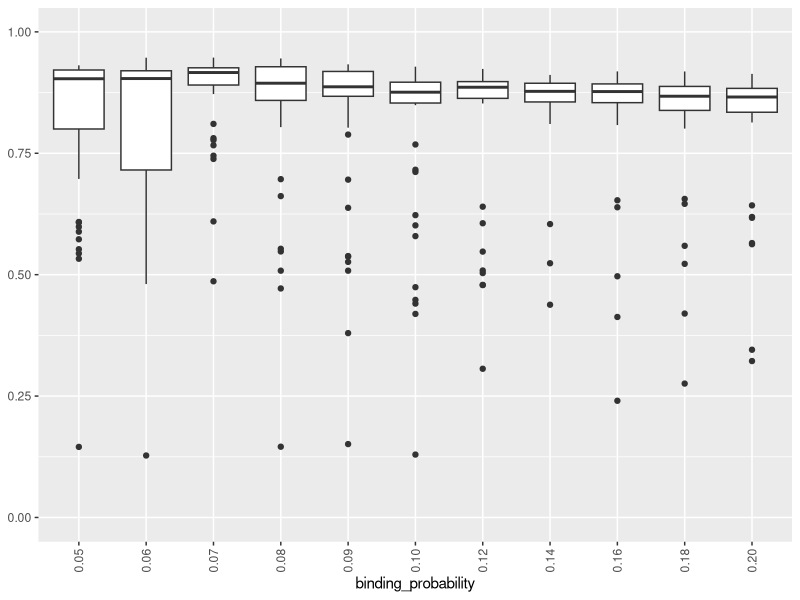
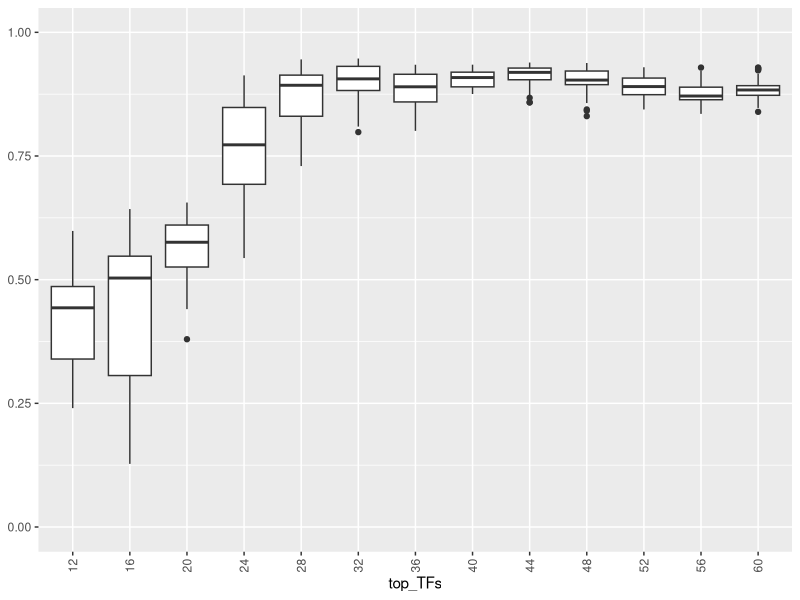
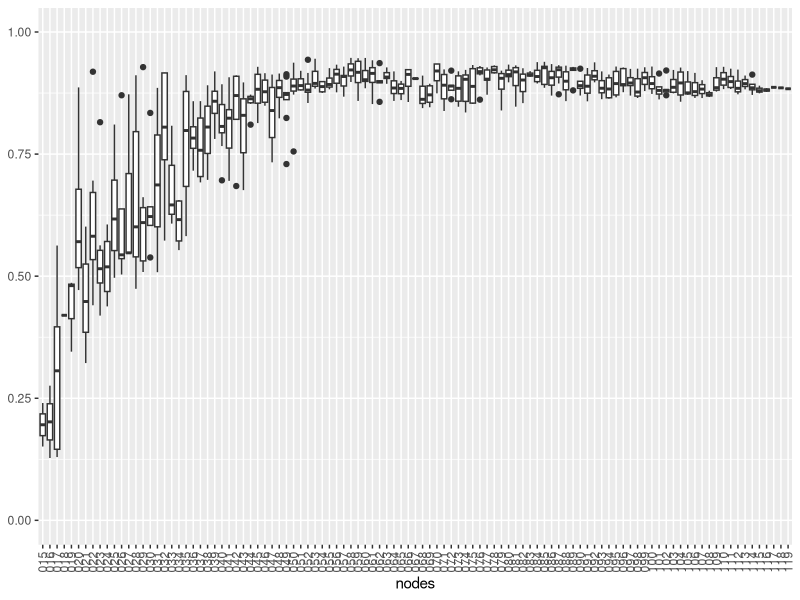
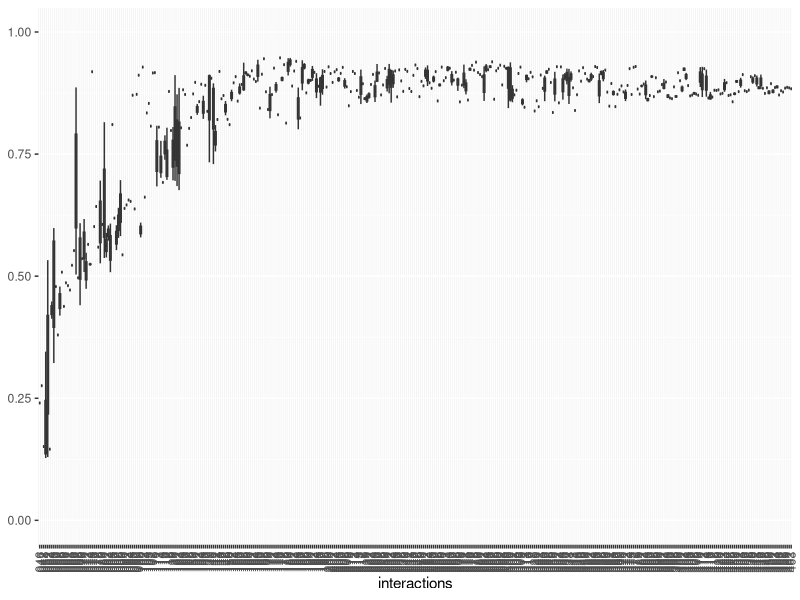
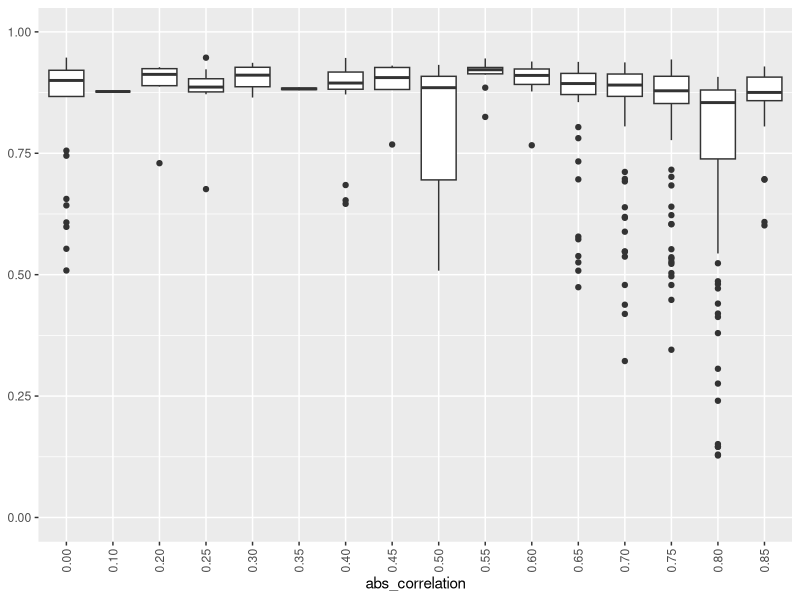
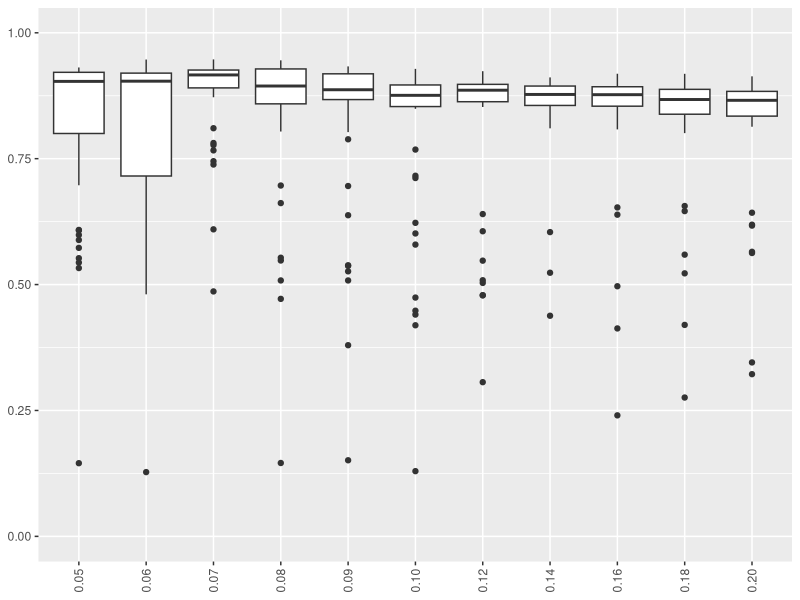
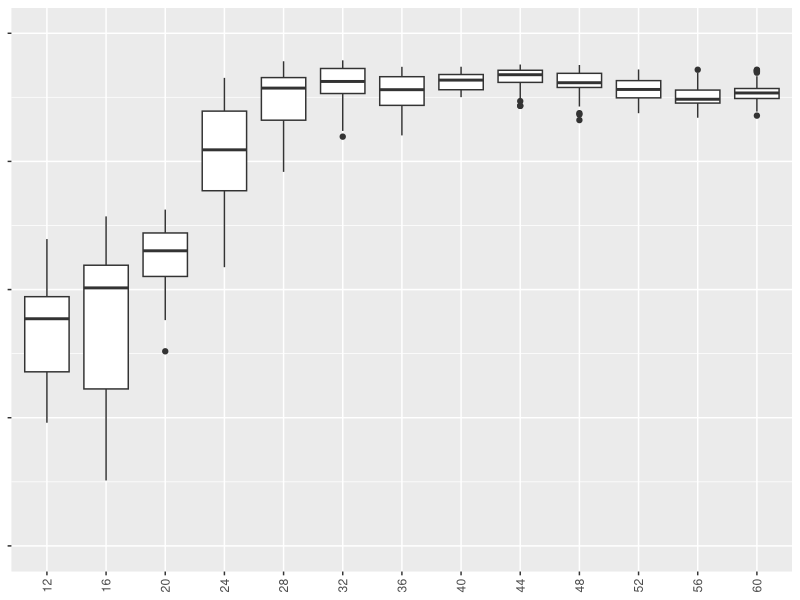
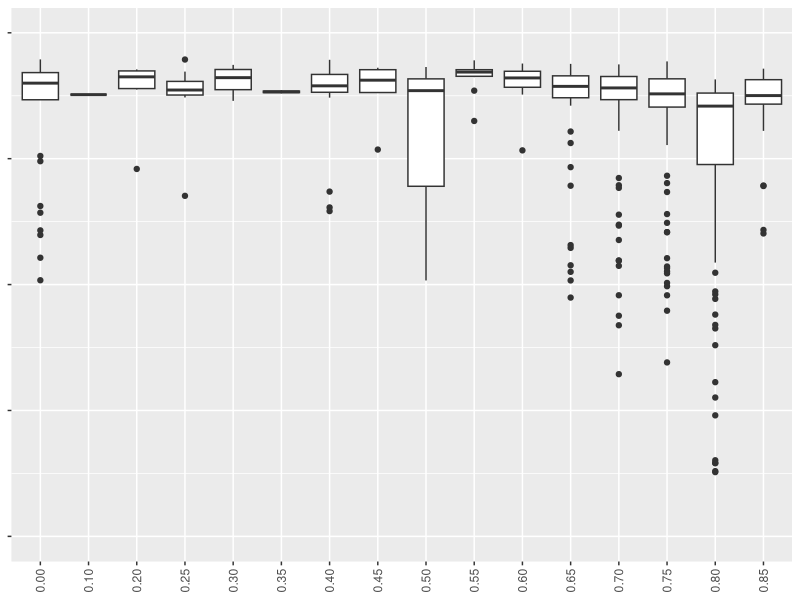

These figures' R source, in order:
#!/usr/bin/env Rscript
remove(list = ls()) 

MINIMUM.CIRCUIT.SIZE <- 15

# Resources: 
# 1. http://r-statistics.co/Linear-Regression.html 

circuit_metrics.sim <- read.csv(file = '../results/summary.circuits.sim.sortedByAcc_flex.csv', row.names = 1)
circuit_metrics.sim <- circuit_metrics.sim[circuit_metrics.sim$Nodes>=MINIMUM.CIRCUIT.SIZE, ]

figdir <- './figs.accuracy/'
dir.create(figdir)
fname_fig <- paste0(figdir, 'networksize-vs-accuracy.pdf')
pdf(file=fname_fig, width=6, height=8, paper = "special", onefile = TRUE) 
par(mfrow=c(3,1))
par(mar=c(5.0, 5.5, 1.5, 2)) # bottom, left, top, right
plot(circuit_metrics.sim$Nodes, circuit_metrics.sim$Accuracy, 
     xlab='Nodes', ylab='')

plot(circuit_metrics.sim$Interactions, circuit_metrics.sim$Accuracy, 
     xlab='Interactions', ylab='')

plot(circuit_metrics.sim$PosInt, circuit_metrics.sim$Accuracy, 
     xlab='Positive Interactions', ylab='')
dev.off()


class(circuit_metrics.sim$TopTFs)

# Bar plot
#---------
data.bp <- cbind(rownames(circuit_metrics.sim),
                 circuit_metrics.sim$FeatureRatio,  
                 circuit_metrics.sim$TopTFs, 
                 circuit_metrics.sim$AbsCor, 
                 circuit_metrics.sim$Nodes,
                 circuit_metrics.sim$Interactions,
                 circuit_metrics.sim$Accuracy) 

colnames(data.bp) <- c('circuit_idx', 'binding_probability', 'top_TFs', 'abs_correlation',
                        'nodes', 'interactions' ,'accuracy') 
data.bp <- as.data.frame(data.bp)
data.bp$binding_probability <- sprintf("%03.2f",as.numeric(data.bp$binding_probability)) 
data.bp$binding_probability <- as.factor(data.bp$binding_probability) 

data.bp$top_TFs <- sprintf("%02d", as.integer(data.bp$top_TFs)) # padd a zero for 4 and 8
data.bp$top_TFs <- as.factor(data.bp$top_TFs)

data.bp$abs_correlation <- sprintf("%03.2f",as.numeric(data.bp$abs_correlation)) 
data.bp$abs_correlation <- as.factor(data.bp$abs_correlation) 

data.bp$nodes <- sprintf("%03d", as.integer(data.bp$nodes))
data.bp$nodes <- as.factor(data.bp$nodes)

data.bp$interactions <- sprintf("%03d", as.integer(data.bp$interactions))
data.bp$interactions <- as.factor(data.bp$interactions)

data.bp$accuracy <- as.numeric(data.bp$accuracy)


library(reshape2)
data_long <- melt(data.bp, id.vars = c('circuit_idx','binding_probability', 
                                       'top_TFs', 'nodes', 'interactions' ,'abs_correlation')) 
colnames(data_long)

HEIGHT <- 8

library(ggplot2) 
p.bp <- ggplot(data_long, aes(x=binding_probability, y=value)) +
        geom_boxplot() + 
        ylim(c(0,1)) + 
        theme(axis.title.y=element_blank(), 
              axis.text.x = element_text(angle = 90, vjust=0.5))

p.bp 

figname <- paste(figdir, 'binding.prob_vs_accuracy.pdf', sep = '')
ggsave(filename =  figname, width = 8, height = HEIGHT) 

p.topTFs <- ggplot(data_long, aes(x=top_TFs, y=value)) +
            geom_boxplot() + 
            ylim(c(0,1)) + 
            theme(axis.title.y=element_blank(), 
                  axis.text.x = element_text(angle = 90, vjust=0.5))
p.topTFs
figname <- paste(figdir, 'topTFs_vs_accuracy.pdf', sep = '')
ggsave(filename =  figname, width = 8, height = HEIGHT) 


p.nodes <- ggplot(data_long, aes(x=nodes, y=value)) +
           geom_boxplot() + 
           ylim(c(0,1)) + 
           theme(axis.title.y=element_blank(), 
                 axis.text.x = element_text(angle = 90, vjust=0.5))
p.nodes

figname <- paste(figdir, 'nodes_vs_accuracy.pdf', sep = '')
ggsave(filename =  figname, width = 14, height = HEIGHT) 


p.interactions <- ggplot(data_long, aes(x=interactions, y=value)) +
  geom_boxplot() + 
  ylim(c(0,1)) + 
  theme(axis.title.y=element_blank(), 
        axis.text.x = element_text(angle = 90, vjust=0.5))
p.interactions

figname <- paste(figdir, 'interactions_vs_accuracy.pdf', sep = '')
ggsave(filename =  figname, width = 24, height = HEIGHT) 

p.absCorr <- ggplot(data_long, aes(x=abs_correlation, y=value)) +
            geom_boxplot() + 
            ylim(c(0,1)) +
            theme(axis.title.y=element_blank(),
                  axis.text.x = element_text(angle = 90, vjust=0.5)) 
p.absCorr
figname <- paste(figdir, 'absCorr_vs_accuracy.pdf', sep = '')
ggsave(filename =  figname, width = 8, height = HEIGHT) 


# remove y axis lable
#--------------------
p.bp <- p.bp + theme(axis.title.x=element_blank())
p.bp
p.topTFs <-  p.topTFs  + theme(axis.title.x=element_blank()) + theme(axis.text.y=element_blank()) 
p.topTFs
p.absCorr <- p.absCorr + theme(axis.title.x=element_blank()) + theme(axis.text.y=element_blank()) 
p.absCorr

library(gridExtra)
plots <- grid.arrange(p.bp, p.topTFs, p.absCorr, ncol=3)

WIDTH <- 9
HEIGHT <- 3
figname <- paste(figdir, 'parameters_vs_accuracy-', WIDTH,'x', HEIGHT,'.pdf', sep = '')
ggsave(filename =  figname, width=WIDTH, height = HEIGHT, plots) 

WIDTH <- 9
HEIGHT <- 4
figname <- paste(figdir, 'parameters_vs_accuracy-', WIDTH,'x', HEIGHT,'.pdf', sep = '')
ggsave(filename =  figname, width=WIDTH, height = HEIGHT, plots) 

WIDTH <- 12
HEIGHT <- 4
figname <- paste(figdir, 'parameters_vs_accuracy-', WIDTH,'x', HEIGHT,'.pdf', sep = '')
ggsave(filename =  figname, width=WIDTH, height = HEIGHT, plots) 
